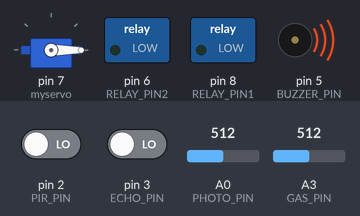
This sketch was run on a simulated Arduino Uno, built with avr-gcc and run on an emulated ATmega328P. Parts: servo, switched loads named in the sketch (green lamp = pin HIGH), buzzer (waves = sounding). Inputs (shaded band) come from the test bench; at power-on: A0 (PHOTO_PIN) = 512, A3 (GAS_PIN) = 512, pin 2 (PIR_PIN) LOW, pin 3 (ECHO_PIN) LOW. Pins used as bus, display or sensor lines are not drawn.

Above: at 1.2 s.
1.3 s: A0 (PHOTO_PIN) set to 416
3.2 s: A0 (PHOTO_PIN) set to 391
At 5.2 s:
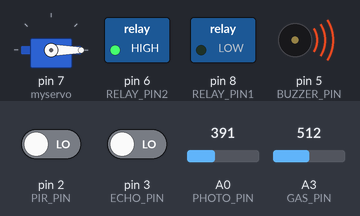
5.5 s: A3 (GAS_PIN) set to 259
7.2 s: A3 (GAS_PIN) set to 235
At 8.8 s:
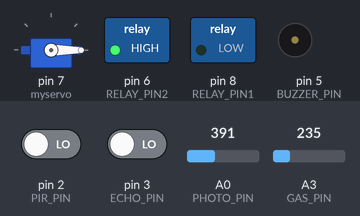
9.5 s: A3 (GAS_PIN) set to 260
At 9.9 s:
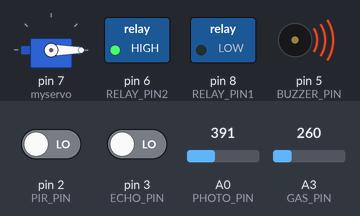
11.0 s: pin 2 (PIR_PIN) driven HIGH
At 12.3 s:
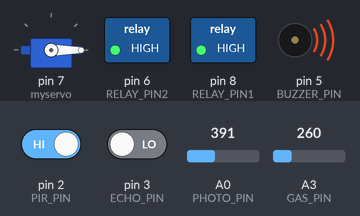
Timing chart, 0 to 14.0 s (numbered marks = the images above; inputs shaded):
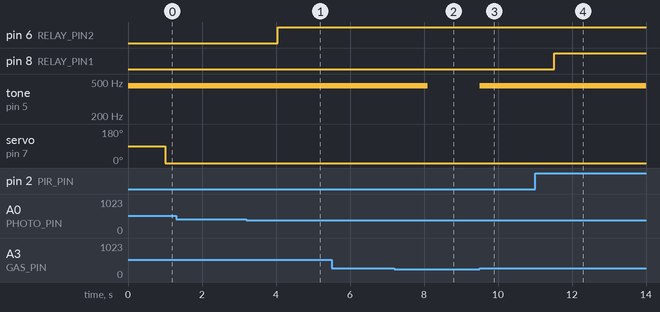

Measured:
- the behaviour switches between 400 and 399 on A0 (PHOTO_PIN) (found by bisection; images 0 and 1)
- the behaviour switches between 250 and 249 on A3 (GAS_PIN) (found by bisection; images 1 and 2)
- after the input at 1.3 s, every drawn part: stays the same
- after the input at 3.2 s, pin 6 (RELAY_PIN2): LOW → HIGH after 0.85 s
- after the input at 5.5 s, every drawn part: stays the same
- after the input at 7.2 s, tone on pin 5 (BUZZER_PIN): 450 Hz → silent after 0.90 s
- after the input at 9.5 s, tone on pin 5 (BUZZER_PIN): silent → 450 Hz at once
- after the input at 11.0 s, pin 8 (RELAY_PIN1): LOW → HIGH after 0.52 s

The sketch:

smarthome.ino
```cpp
#include <Servo.h>
Servo myservo;
#define PIR_PIN 2
#define  BUZZER_PIN 5
#define RELAY_PIN1 8
#define RELAY_PIN2 6
#define GAS_PIN A3
#define trigger_PIN 4
#define ECHO_PIN 3
#define PHOTO_PIN A0

unsigned long lasttime=millis();
unsigned long timedelay=100;

void triggersensor(){
  digitalWrite(trigger_PIN,LOW);
  delay(2);
  digitalWrite(trigger_PIN,HIGH);
  delay(10);
  digitalWrite(trigger_PIN,LOW);

}
 double getdistance(){
  double durationMicros=pulseIn(ECHO_PIN,HIGH);
  double distance=durationMicros/58.0;
  return distance;
}


void setup(){
  Serial.begin(115200);
  pinMode(PIR_PIN,INPUT);
  pinMode(BUZZER_PIN,OUTPUT);
  pinMode(RELAY_PIN1,OUTPUT);
  pinMode(RELAY_PIN2,OUTPUT);
  pinMode(trigger_PIN,OUTPUT);
  pinMode(ECHO_PIN,INPUT);
  myservo.attach(7);
}
void loop(){
 int value=analogRead(GAS_PIN);
  if(value>=250){
    tone(BUZZER_PIN,450);
    triggersensor();
   int disp= getdistance();
    if(disp<15){
      myservo.write(disp);
    }
    else{
      myservo.write(LOW);
    }
    int pir=digitalRead(PIR_PIN);
    if(pir==HIGH){
      digitalWrite(RELAY_PIN1,HIGH);
    }
    else{
      digitalWrite(RELAY_PIN1,LOW);
    }
    int photo=analogRead(PHOTO_PIN);
    if(photo<400){
      digitalWrite(RELAY_PIN2,HIGH);
    }
    else{
      digitalWrite(RELAY_PIN2,LOW);
    }
  }
  else{
    noTone(BUZZER_PIN);
  }
}
```
